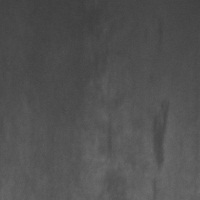
#> input picture datasets/datasets_A/test/image/000057.jpg, 200 x 200 px, found by its file name; its folder holds 4 pictures in this run
$ python paste.py
#> lines starting #> are read from the running program, lines starting #| are printed output that depends on the picture; after the words box and inside, x2 and y2 are one past the last pixel; in counts of white or black regions, pixels touching at a corner belong together
#> in process_dataset, background_img is the input picture: shape (200, 200, 3); min 60, max 110, mean 81.6
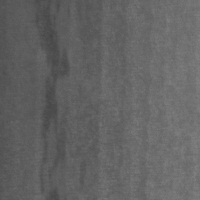
#> input picture datasets/datasets_A/test/image/000051.jpg, 200 x 200 px, found by its file name
#> in process_dataset, foreground_img is the input picture: shape (200, 200, 3); min 67, max 129, mean 99.7
import cv2
import numpy as np
import random
import os

def blend_images(background_img, foreground_img, background_mask, foreground_mask):
    # 获取背景和前景图像的尺寸
    bg_h, bg_w, _ = background_img.shape
#> bg_h = 200; bg_w = 200
    fg_h, fg_w, _ = foreground_img.shape
#> fg_h = 200; fg_w = 200

    # 随机设定正方形的大小，确保大小适中
    square_size = random.randint(50, min(fg_h, fg_w) // 2)
#> square_size = 82

    # 随机选取正方形的左上角坐标
    x1 = random.randint(0, fg_w - square_size)
#> x1 = 62
    y1 = random.randint(0, fg_h - square_size)
#> y1 = 51
    x2 = x1 + square_size
#> x2 = 144
    y2 = y1 + square_size
#> y2 = 133

    # 随机选择延伸小矩形的尺寸
    small_rect_size = random.randint(square_size // 4, square_size // 2)
#> small_rect_size = 29

    # 随机选择延伸方向（上、下、左、右）
    direction = random.choice(['top', 'bottom', 'left', 'right'])
    if direction == 'top':
        x1_ext, y1_ext = x1 + square_size // 4, max(0, y1 - small_rect_size)
        x2_ext, y2_ext = x1_ext + small_rect_size, y1
    elif direction == 'bottom':
        x1_ext, y1_ext = x1 + square_size // 4, y2
        x2_ext, y2_ext = x1_ext + small_rect_size, min(fg_h, y2 + small_rect_size)
    elif direction == 'left':
        x1_ext, y1_ext = max(0, x1 - small_rect_size), y1 + square_size // 4
        x2_ext, y2_ext = x1, y1_ext + small_rect_size
    elif direction == 'right':
        x1_ext, y1_ext = x2, y1 + square_size // 4
#> x1_ext = 144; y1_ext = 71
        x2_ext, y2_ext = min(fg_w, x2 + small_rect_size), y1_ext + small_rect_size
#> x2_ext = 173; y2_ext = 100

    # 裁剪前景图片和掩码区域，包括正方形和延伸矩形
    crop_img = foreground_img[y1:y2, x1:x2].copy()
    crop_ext_img = foreground_img[y1_ext:y2_ext, x1_ext:x2_ext].copy()
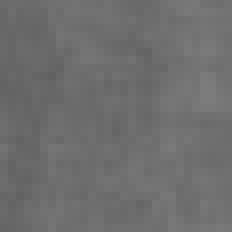
#> crop_ext_img: shape (29, 29, 3) (shown 8 times larger); min 97, max 124, mean 110.1

    crop_mask = foreground_mask[y1:y2, x1:x2].copy()
    crop_ext_mask = foreground_mask[y1_ext:y2_ext, x1_ext:x2_ext].copy()

    # 确保粘贴区域不会超出背景边界
    max_paste_x = bg_w - square_size - small_rect_size
#> max_paste_x = 89
    max_paste_y = bg_h - square_size - small_rect_size

    paste_x = random.randint(0, max_paste_x)
    paste_y = random.randint(0, max_paste_y)

    # 将裁剪的前景图像区域粘贴到背景图像上
    if((paste_y + (y1_ext - y1)) < 0):
        return None, None
    if((paste_x + (x1_ext - x1)) < 0):
        return None, None
    blended_image = background_img.copy()
    blended_image[paste_y:paste_y + square_size, paste_x:paste_x + square_size] = crop_img
#> blended_image: shape (200, 200, 3); 16.73% of pixels changed, all inside (x1, y1, x2, y2) = (45, 74, 127, 156)
    blended_image[paste_y + (y1_ext - y1):paste_y + (y1_ext - y1) + crop_ext_img.shape[0],
                  paste_x + (x1_ext - x1):paste_x + (x1_ext - x1) + crop_ext_img.shape[1]] = crop_ext_img
#> blended_image: shape (200, 200, 3); min 60, max 124, mean 84.9

    # 处理标签，将裁剪的掩码图粘贴到背景标签上
    blended_mask = background_mask.copy()
    blended_mask[paste_y:paste_y + square_size, paste_x:paste_x + square_size] = crop_mask
#> blended_mask: shape (200, 200); min 60, max 121, mean 84.4
    blended_mask[paste_y + (y1_ext - y1):paste_y + (y1_ext - y1) + crop_ext_mask.shape[0],
                 paste_x + (x1_ext - x1):paste_x + (x1_ext - x1) + crop_ext_mask.shape[1]] = crop_ext_mask
#> blended_mask: shape (200, 200); min 60, max 124, mean 84.9

    return blended_image, blended_mask


def process_dataset(dataset_path,output_path,num):
    image_dir = os.path.join(dataset_path, 'image')
    label_dir = os.path.join(dataset_path, 'label')

    augmented_image_dir = os.path.join(dataset_path, f'{output_path}/image')
    augmented_label_dir = os.path.join(dataset_path, f'{output_path}/label')

    os.makedirs(augmented_image_dir, exist_ok=True)
    os.makedirs(augmented_label_dir, exist_ok=True)

    # 获取所有图像文件名并打乱
    image_names = [f for f in os.listdir(image_dir) if f.endswith('.jpg')]
    random.shuffle(image_names)

    # 处理图像对，确保每对图片只处理一次
    i = 1
    while i <= num:
        # 从列表中随机选择背景图和前景图，确保两者不同
        background_name = image_names.pop(0)  # 取出第一个作为背景图
        foreground_name = random.choice(image_names)  # 随机选择一个前景图
        image_names.remove(foreground_name)  # 移除选中的前景图

        # 获取背景图和前景图路径
        background_path = os.path.join(image_dir, background_name)
        foreground_path = os.path.join(image_dir, foreground_name)

        # 获取对应的标签路径
        background_mask_path = os.path.join(label_dir, background_name.replace('.jpg', '.png'))
        foreground_mask_path = os.path.join(label_dir, foreground_name.replace('.jpg', '.png'))

        # 读取背景图和前景图及其标签
        background_img = cv2.imread(background_path)
        foreground_img = cv2.imread(foreground_path)

        background_mask = cv2.imread(background_mask_path, 0)
        foreground_mask = cv2.imread(foreground_mask_path, 0)

        # 执行数据增强（裁剪和粘贴）
        augmented_image, augmented_mask = blend_images(background_img, foreground_img, background_mask, foreground_mask)
        if(augmented_image is None):
            continue

        # 保存增强后的图像和标签
        augmented_image_path = os.path.join(augmented_image_dir, f"paset_{i}.jpg")
        augmented_mask_path = os.path.join(augmented_label_dir, f"paset_{i}.png")

        cv2.imwrite(augmented_image_path, augmented_image)
        cv2.imwrite(augmented_mask_path, augmented_mask)

        print(f"Saved augmented image to {augmented_image_path} and label to {augmented_mask_path}")

        i += 1  # 增加计数器
#> pass 2 of the loop in process_dataset, `while i <= num:`:
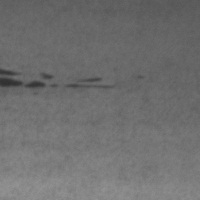
#> input picture datasets/datasets_A/test/image/000009.jpg, 200 x 200 px, found by its file name
#> in process_dataset, background_img is the input picture: shape (200, 200, 3); min 47, max 150, mean 111.7
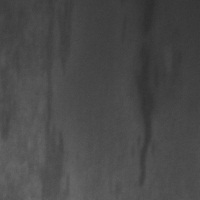
#> input picture datasets/datasets_A/test/image/000109.jpg, 200 x 200 px, found by its file name
#> in process_dataset, foreground_img is the input picture: shape (200, 200, 3); min 44, max 107, mean 73.5
#> crop_ext_img: shape (24, 24, 3)
#> crop_ext_mask: shape (24, 24)
#> in blend_images (call 2), `blended_mask[paste_y:paste_y + square_size, paste_x:paste_x + square_s..`:
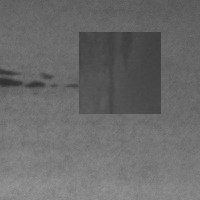
#> blended_mask: shape (200, 200); min 47, max 150, mean 106.6

# 设置数据集路径
# 粘贴500*2=1000张 共计1000张
paste_num = 1000
dataset_path = '/root/autodl-tmp/standard_project/datasets/datasets_A/train'    # 这个不要动
output_path = '/root/autodl-tmp/standard_project/datasets/double_origin_paste_slice_blend_noise/train'
#> (the run stopped early here; a loop or call above may not have finished)
